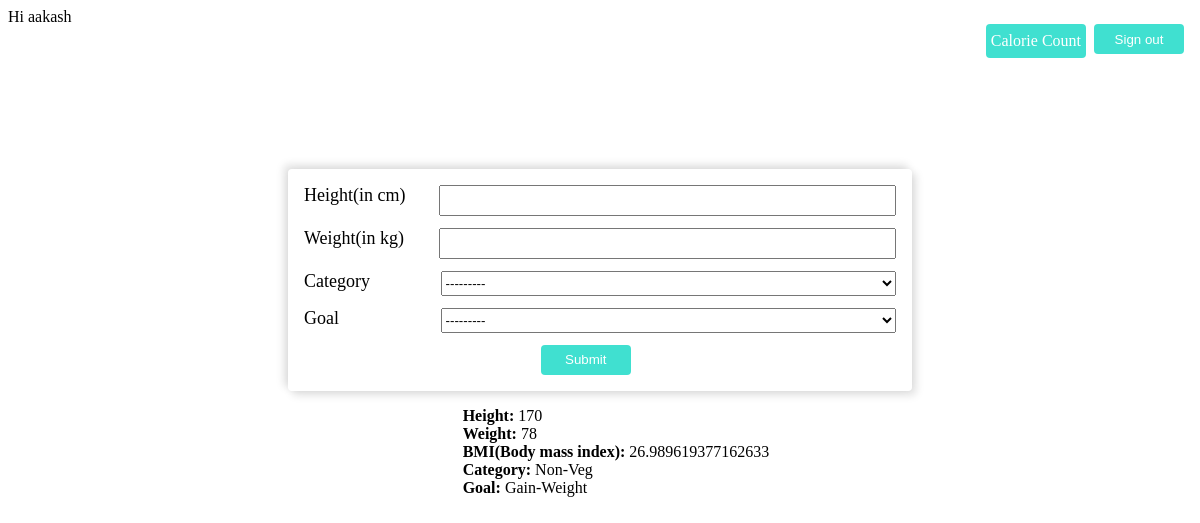
Screenshot of / (signed in) with the database file from the repository.
### gym_app/models.py (models this page shows, shortened)
class Profile(models.Model):
    user=models.OneToOneField(User,on_delete=models.CASCADE)
    height=models.IntegerField()
    weight=models.IntegerField()
    category=models.CharField(max_length=50, choices=(('Veg','Veg'),('Non-Veg','Non-veg')))
    goal=models.CharField(max_length=50, choices=(('Gain-Weight','Gain Weight'),('Lose-Weight','Lose Weight')))
    bmi = models.FloatField(default=0, null=False)

### gym_app/views.py (the view, shortened to what this page needs)
# urls.py: path('',HomePage,name='home'),
def HomePage(request):
    if request.user.is_authenticated:
        form=ProfileForm()
        profile=Profile.objects.filter(user=request.user)
        if len(profile):
            return render(request,'gym_app/home.html',{'form':form,'profile':profile[0]})
        return render(request,'gym_app/home.html',{'form':form})
    return render(request,'gym_app/home.html')

### gym_app/forms.py
class ProfileForm(ModelForm):
    class Meta:
        model=Profile
        fields=['height','weight','category','goal']
        labels={'height':'Height(in cm)','weight':'Weight(in kg)','category':'Category','goal':'Goal'}

### gym_app/templates/gym_app/home.html (shortened to what this page needs)
{% extends "base.html" %}
{% block content %}
  {% if user.is_authenticated %}
  <div class="form-container">
    <form method="POST" action="/">
      {% csrf_token %} {% for field in form.visible_fields %}
      <div class="single-form-item {% if field.errors %} errors {% endif %}">
        <label>{{ field.label }}</label>
        {{ field }}
      </div>
      {% endfor %}
      <button>Submit</button>
    </form>
  </div>
  {% else %}
  <h1>Please login to add your profile.</h1>
  {% endif %}
  {% if profile %}
  <div class='profile-data'>
    <ul>
      <li>Height: <span>{{profile.height}}</span> </li>
      <li>Weight: <span>{{profile.weight}}</span> </li>
      <li>BMI(Body mass index): <span>{{profile.bmi}}</span> </li>
      <li>Category: <span>{{profile.category}}</span>  </li>
      <li>Goal: <span>{{profile.goal}}</span>  </li>
    </ul>
  </div>
  {% elif user.is_authenticated %}
  <h3>Create your profile first...</h3>
  {% endif %}
{% endblock %}

### templates/base.html (shortened to what this page needs)
<!DOCTYPE html>
{% load static %}
<html lang="en">
<head>
    <link rel="stylesheet" href="{% static "gym_app/styles/signup.css" %}">
    <link rel="stylesheet" href="{% static "gym_app/styles/home.css" %}">
</head>
<body>
    <nav class="navbar navbar-default">
        <div class="container-fluid">
          <div class="navbar-header">
            Hi {{user}}
          </div>
          <ul class="nav navbar-nav">
            {% if not user.is_authenticated %}
            <li class="list"><a href="{% url "signin" %}">Sign in</a></li>
            <li class="list"><a href="{% url "signup" %}">Sign up</a></li>
            {% else %}
            <li class="list"><a href="{% url "calorie" %}">Calorie Count</a></li>
            <li>
              <form method="POST" action="/signout/">
                <button>Sign out</button>
              </form>
            </li>
            {% endif %}
          </ul>
        </div>
      </nav>
      {% block content %}{% endblock %}
</body>
</html>

### gym_app/static/gym_app/styles/signup.css (style rules this page uses)
.form-container { width: 50%; margin: 0 auto; box-shadow: -4px -4px 8px #00000021,4px 4px 8px #00000021; padding: 16px; margin-top: 8%; border-radius: 4px; }
.form-container label { font-size: 18px; width: 30%; }
.single-form-item input { width: 100%; height: 25px; }
.single-form-item select { width: 100%; height: 25px; }
.single-form-item { display: flex; justify-content: space-between; margin-bottom: 12px; }
.form-container button { width: 90px; height: 30px; background-color: turquoise; border: none; color: white; border-radius: 4px; margin-left: 40%; cursor: pointer; text-align: center; }

### gym_app/static/gym_app/styles/home.css (style rules this page uses)
.container-fluid { display: flex; justify-content: space-between; }
.navbar-nav { display: flex; }
.navbar-nav .list { min-width: 80px; height: 30px; background-color: turquoise; color: white; display: flex; align-items: center; justify-content: center; padding: 2px 5px; border-radius: 4px; }
li { list-style-type: none; margin-right: 8px; }
a { text-decoration: none; color: white; }
.nav button { width: 90px; height: 30px; background-color: turquoise; border: none; color: white; border-radius: 4px; cursor: pointer; text-align: center; }
.profile-data { display: flex; justify-content: center; }
.profile-data li { font-weight: bold; font-family:'Times New Roman', Times, serif; }
.profile-data li span { font-weight: 400; font-family: cursive; }

### rows the page displays
Profile: height "170", weight "78", bmi "26.989619377162633", category "Non-Veg", goal "Gain-Weight"

### other values shown
{{ user }} "aakash"
{{ field.label }} "Height(in cm)" "Weight(in kg)" "Category" "Goal"
